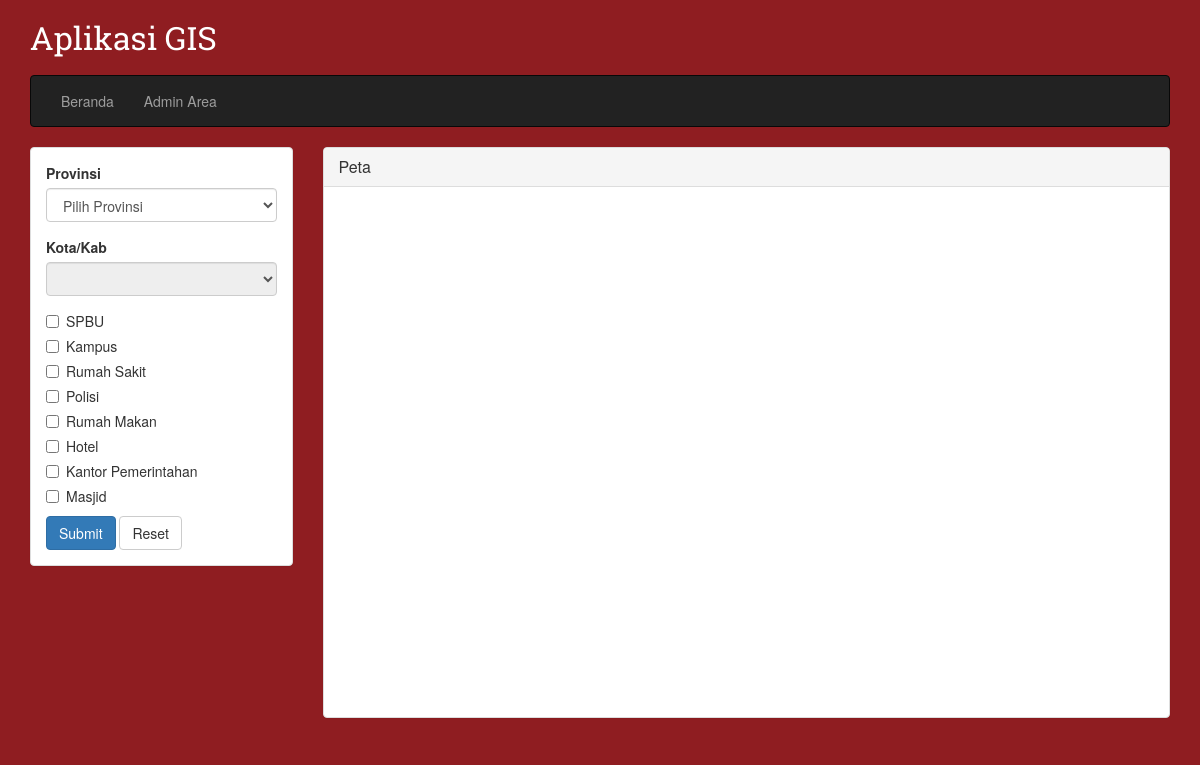
The page / on the database its author committed.
### tables this page shows
CREATE TABLE `kategori` (
  `id` int(11) NOT NULL,
  `nama` varchar(32) NOT NULL,
  `icon` varchar(50) NOT NULL
);

### index.php (called while the page is built, shortened)
<?php
$layout = isset($_GET["layout"]) ? $_GET["layout"] : "default";
$file_layout = file_exists("layout/".$layout.".php") ? $layout : 'default';
require("layout/".$file_layout.".php");

### halaman/beranda.php (the view, shortened to what this page needs)
<div class="row">
    <div class="col-md-3">
        <div class="panel panel-default">
            <div class="panel-body">
                <form action="" method="get">
                    <div class="form-group">
                        <label for="provinsi">Provinsi</label>
                        <select name="provinsi" id="provinsi" class="form-control" required>
                            <option value="">Pilih Provinsi</option>
                        </select>
                    </div>
                    <div class="form-group">
                        <label for="kotakab">Kota/Kab</label>
                        <select name="kotakab" id="kotakab" class="form-control" required>
                        </select>
                    </div>
                    <?php
                    $i = 0;
                    $q = mysqli_query($conn, "SELECT * FROM kategori");
                    while($d = mysqli_fetch_array($q)) {
                        $check = isset($_GET['kategori'][$i]) && $_GET['kategori'][$i] == $d["id"] ? 'checked' : '';
                        echo "
                            <div class=\"checkbox\">
                                <label>
                                    <input type=\"checkbox\" name=\"kategori[$i]\" value=\"$d[id]\" $check> $d[nama]
                                </label>
                            </div>
                        ";
                        $i++;
                    }
                    ?>
                    <button type="submit" name="submit" value="1" class="btn btn-primary">Submit</button>
                    <a href="index.php" class="btn btn-default">Reset</a>
                </form>
            </div>
        </div>
    </div>
    <div class="col-md-9">
        <div class="panel panel-default">
            <div class="panel-heading">
                <h3 class="panel-title">Peta</h3>
            </div>
            <div class="panel-body">
                <div id="map" style="width:100%; height:500px"></div>
            </div>
        </div>
    </div>
</div>

### assets/css/style.css (style rules this page uses)
body { margin: 20px 0 0; background-color: #8F1D21; }

### rows shown on the page
kategori: nama "SPBU"
kategori: nama "Kampus"
kategori: nama "Rumah Sakit"
kategori: nama "Polisi"
kategori: nama "Rumah Makan"
kategori: nama "Hotel"
kategori: nama "Kantor Pemerintahan"
kategori: nama "Masjid"
